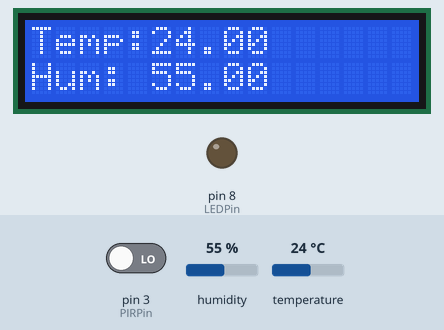
The sketch below on a simulated Arduino Uno, built with avr-gcc and run on an emulated ATmega328P. Shown: 16×2 character LCD, output pins drawn as LEDs (lit = HIGH). The inputs (shaded band) are chosen by the test bench; at power-on: pin 3 (PIRPin) LOW, humidity 55 %, temperature 24 °C. WiFi joins after 1.5 s; servers stay silent unless stated; what the sketch prints to the serial monitor is not drawn.

Above: at 1.2 s.
1.3 s: pin 3 (PIRPin) driven HIGH
At 2.1 s:
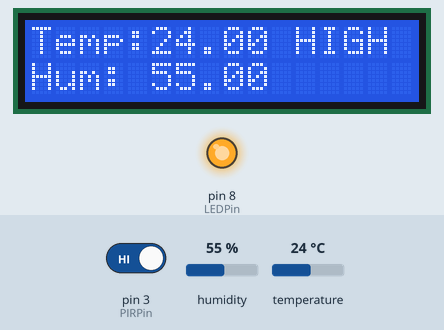
2.9 s: pin 3 (PIRPin) driven LOW
At 4.2 s:
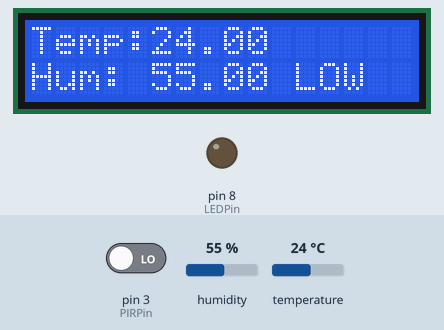
4.5 s: humidity set to 22 %
At 7.0 s:
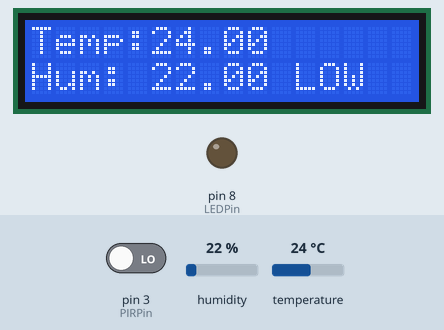
7.9 s: temperature set to 12 °C
At 9.6 s:
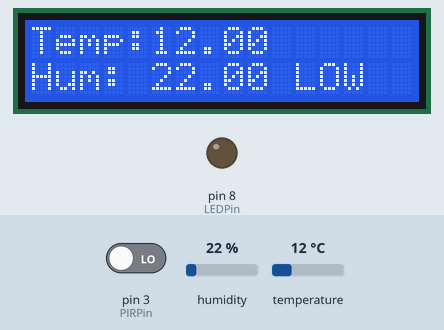
9.9 s: humidity set to 40 %
At 11.4 s:
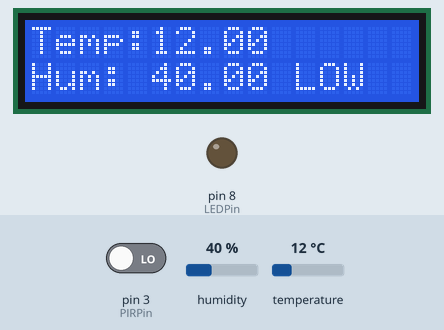
12.0 s: temperature set to 19 °C
At 13.0 s:
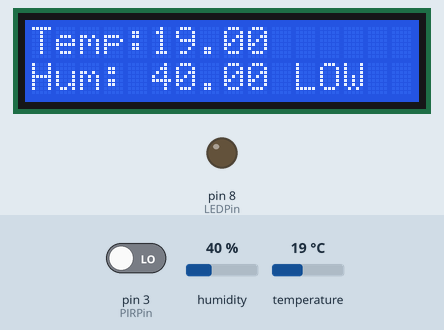
Timing chart, 0 to 15.0 s (numbered marks = the images above; inputs shaded):
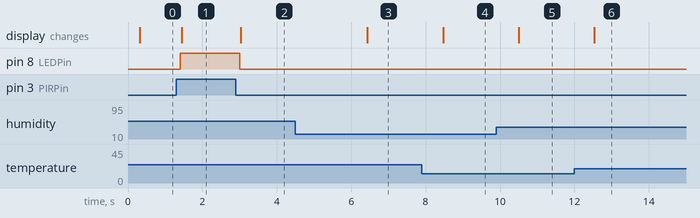

Measured:
- after the input at 1.3 s, pin 8 (LEDPin): LOW → HIGH after 0.11 s; the display: changes after 0.14 s (image 1)
- after the input at 2.9 s, pin 8 (LEDPin): HIGH → LOW after 0.10 s; the display: changes after 0.13 s (image 2)
- after the input at 4.5 s, the display: changes after 1.9 s (image 3)
- after the input at 7.9 s, the display: changes after 0.57 s (image 4)
- after the input at 9.9 s, the display: changes after 0.60 s (image 5)
- after the input at 12.0 s, the display: changes after 0.54 s (image 6)

The sketch:

ardu-station.ino
```cpp
// Incluimos librería de sensor de temperatura y humedad
#include <DHT.h>

//libreria Ethernet
#include <SPI.h>
#include <Ethernet.h>

//Libreria LCDI2C
#include <LiquidCrystal_I2C.h>
#include <Wire.h>
//Se declara el tipo de LCD a usar
LiquidCrystal_I2C lcd(0x27, 2, 1, 0, 4, 5, 6, 7, 3, POSITIVE);

////////////////////////////////////////////////////////////////////////////

// Declaracion de mac address para shield ethernet:
byte mac[] = { 0xDE, 0xAD, 0xBE, 0xEF, 0xFE, 0xED };

// DNS Server
IPAddress dnServer(192, 168, 15, 1);

// Gateway:
IPAddress gateway(192, 168, 15, 1);

// Subnet:
IPAddress subnet(255, 255, 255, 0);

//ip Direction
IPAddress ip(192, 168, 15, 20);

//InicializarCrear la instancia del server
EthernetServer server(81);

//////////////////////statement of variables and ports///////////////////////////////////

// Definimos el pin digital donde se conecta el sensor
#define DHTPIN 2
// Dependiendo del tipo de sensor
#define DHTTYPE DHT11

// Inicializamos el sensor DHT11
DHT dht(DHTPIN, DHTTYPE);

//Ports
#define LISTEN_PORT 81

//Se declaran variables para lectura de sensor de movimiento
const int LEDPin = 8;        // pin para el LED
const int PIRPin = 3;         // pin de entrada (for PIR sensor)
int pirState = LOW;           // de inicio no hay movimiento
int val = 0;                  // estado del pin

////////////////////////////////////////////////////////////////////////////

void setup()
{

  // Inicializamos comunicación serie
  Serial.begin(9600);

 // Comenzamos el sensor DHT
  dht.begin();

  //Se inicializa LCD
  lcd.begin(16,2);
  // Mover el cursor a la primera posición de la pantalla (0, 0)
  lcd.clear();

  // initialize the ethernet device
  Ethernet.begin(mac, ip, dnServer, gateway, subnet);

  //inicializar servidor web
  server.begin();
  Serial.println("Server inicializado");

  //Se inicializan los pins de entrada y salida para el pir
   pinMode(LEDPin, OUTPUT);
   pinMode(PIRPin, INPUT);
}

 ////////////////////////////////////////////////////////////////////////////

void loop()
{
  //Time para programa general
  delay(200);
  // Leemos la humedad relativa
  float h = dht.readHumidity();
  // Leemos la temperatura en grados centígrados (por defecto)
  float t = dht.readTemperature();

  // Comprobamos si ha habido algún error en la lectura y de ser asi lo imrpimimos
  if (isnan(h) || isnan(t))
  {
    lcd.clear();
    Serial.println("Error obteniendo los datos del sensor DHT11");
    lcd.setCursor(0,0);
    lcd.print("Error obteniendo");
    lcd.setCursor(0,1);
    lcd.print("los datos del sensor DHT11");
    return;
  }

  //Introduccion del sensor de movimiento
  val = digitalRead(PIRPin);
    if (val == HIGH)   //si está activado
    {
       digitalWrite(LEDPin, HIGH);  //LED ON
       if (pirState == LOW)  //si previamente estaba apagado
       {
        Serial.println("Sensor activado");
        lcd.clear();
        lcd.setCursor(11,0);
        lcd.write("HIGH");
        pirState = HIGH;
       }
    }
    else   //si esta desactivado
    {
       digitalWrite(LEDPin, LOW); // LED OFF
       if (pirState == HIGH)  //si previamente estaba encendido
       {
         Serial.println("Sensor parado");
         lcd.clear();
         lcd.setCursor(11,1);
         lcd.write("LOW");
         pirState = LOW;
       }
    }

 ///////////////////////////////////////Servidor Web////////////////////////////////////////////////////////

  //Se establece el html del server
  EthernetClient client = server.available();  // Buscamos entrada de clientes
  if (client)
  {
    boolean currentLineIsBlank = true;  // Las peticiones HTTP finalizan con linea en blanco
    while (client.connected())
    {
    if (client.available())
    {
      char c = client.read();
      // A partir de aquí mandamos nuestra respuesta
      if (c == '\n' && currentLineIsBlank)
      {
        //Enviar una respuesta tipica
        client.println("HTTP/1.1 200 OK");
        client.println("Content-Type: text/html");
        client.println("Connection: close");
        client.println("Refresh: 15");            // Actualizar cada 15 segs
        client.println();
        client.println("<!DOCTYPE HTML>");
        client.println("<html>");
        float h = dht.readHumidity();           // Leer el sensor
        float t = dht.readTemperature();
        //Desde aqui creamos nuestra pagina con el codigo HTML que pongamos
        client.print("<head><title>Situacion del lugar</title></head>");
        client.print("<body><h1> Situacion Ambiente</h1><p>Temperatura -");
        client.print(t);     // Aqui va la temperatura
        client.print(" grados Celsius</p>");
        client.print("<p>Humedad:  ");
        client.print(h);    // Aqui va la humedad
        client.print(" porciento</p>");
        client.print("<p><em> La página se actualiza cada 15 segundos.</em></p></body></html>");
        break;
      }
      if (c == '\n')
      {
        currentLineIsBlank = true;          // nueva linea
      }
      else if (c != '\r')
      {
        currentLineIsBlank = false;
      }
    }
    }
    delay(5);         // Para asegurarnos de que los datos se envia
    client.stop();     // Cerramos la conexion
  }

  //////////////////////////////////////Impresion de informacion/////////////////////////////////////////////

  //Impresion de temp
  //lcd.scrollDisplayLeft();
  lcd.setCursor(0,0);
  lcd.write("Temp: ");
  lcd.setCursor(5,0);
  lcd.print(t);
  //Impresion de  humedad
  lcd.setCursor(0,1);
  lcd.write("Hum: ");
  lcd.setCursor(5,1);
  lcd.print(h);

  ////////////////////////////////////////////////////////////////////////////////////////////////////////////////////////////////////

}
```
